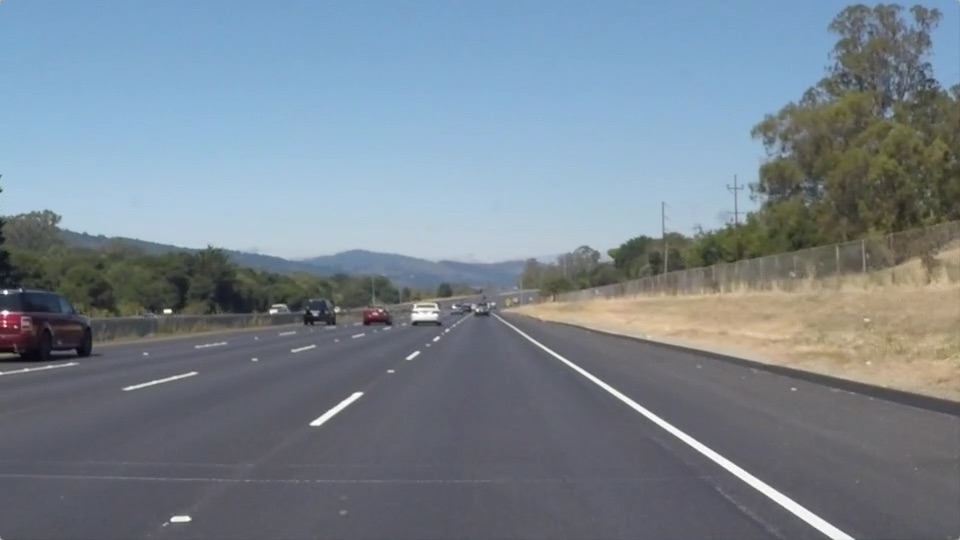
#> input picture test_images/solidWhiteRight.jpg, 960 x 540 px
$ python carLanes.py
#> lines starting #> are read from the running program, lines starting #| are printed output that depends on the picture; after the words box and inside, x2 and y2 are one past the last pixel; in counts of white or black regions, pixels touching at a corner belong together

# coding: utf-8

# # **Finding Lane Lines on the Road**
# ***
# In this project, you will use the tools you learned about in the lesson to identify lane lines on the road.  You can develop your pipeline on a series of individual images, and later apply the result to a video stream (really just a series of images). Check out the video clip "raw-lines-example.mp4" (also contained in this repository) to see what the output should look like after using the helper functions below.
#
# Once you have a result that looks roughly like "raw-lines-example.mp4", you'll need to get creative and try to average and/or extrapolate the line segments you've detected to map out the full extent of the lane lines.  You can see an example of the result you're going for in the video "P1_example.mp4".  Ultimately, you would like to draw just one line for the left side of the lane, and one for the right.
#
# ---
# Let's have a look at our first image called 'test_images/solidWhiteRight.jpg'.  Run the 2 cells below (hit Shift-Enter or the "play" button above) to display the image.
#
# **Note** If, at any point, you encounter frozen display windows or other confounding issues, you can always start again with a clean slate by going to the "Kernel" menu above and selecting "Restart & Clear Output".
#
# ---

# **The tools you have are color selection, region of interest selection, grayscaling, Gaussian smoothing, Canny Edge Detection and Hough Tranform line detection.  You  are also free to explore and try other techniques that were not presented in the lesson.  Your goal is piece together a pipeline to detect the line segments in the image, then average/extrapolate them and draw them onto the image for display (as below).  Once you have a working pipeline, try it out on the video stream below.**
#
# ---
#
# <figure>
#  <img src="line-segments-example.jpg" width="380" alt="Combined Image" />
#  <figcaption>
#  <p></p>
#  <p style="text-align: center;"> Your output should look something like this (above) after detecting line segments using the helper functions below </p>
#  </figcaption>
# </figure>
#  <p></p>
# <figure>
#  <img src="laneLines_thirdPass.jpg" width="380" alt="Combined Image" />
#  <figcaption>
#  <p></p>
#  <p style="text-align: center;"> Your goal is to connect/average/extrapolate line segments to get output like this</p>
#  </figcaption>
# </figure>

# In[27]:

#importing some useful packages
import matplotlib.pyplot as plt
import matplotlib.image as mpimg
import numpy as np
import cv2
#get_ipython().magic('matplotlib inline')


# In[28]:

#reading in an image
image = mpimg.imread('test_images/solidWhiteRight.jpg')
#> image is the input picture: shape (540, 960, 3); mean R, G, B 120.3, 132.6, 143.7
#printing out some stats and plotting
print('This image is:', type(image), 'with dimesions:', image.shape)
#| This image is: <class 'numpy.ndarray'> with dimesions: (540, 960, 3)
plt.imshow(image)  #call as plt.imshow(gray, cmap='gray') to show a grayscaled image


# **Some OpenCV functions (beyond those introduced in the lesson) that might be useful for this project are:**
#
# `cv2.inRange()` for color selection
# `cv2.fillPoly()` for regions selection
# `cv2.line()` to draw lines on an image given endpoints
# `cv2.addWeighted()` to coadd / overlay two images
# `cv2.cvtColor()` to grayscale or change color
# `cv2.imwrite()` to output images to file
# `cv2.bitwise_and()` to apply a mask to an image
#
# **Check out the OpenCV documentation to learn about these and discover even more awesome functionality!**

# Below are some helper functions to help get you started. They should look familiar from the lesson!

# In[52]:

import math

def grayscale(img):
    """Applies the Grayscale transform
    This will return an image with only one color channel
    but NOTE: to see the returned image as grayscale
    you should call plt.imshow(gray, cmap='gray')"""
    return cv2.cvtColor(img, cv2.COLOR_RGB2GRAY)
    # Or use BGR2GRAY if you read an image with cv2.imread()
    # return cv2.cvtColor(img, cv2.COLOR_BGR2GRAY)

def canny(img, low_threshold, high_threshold):
    """Applies the Canny transform"""
    return cv2.Canny(img, low_threshold, high_threshold)

def gaussian_blur(img, kernel_size):
    """Applies a Gaussian Noise kernel"""
    return cv2.GaussianBlur(img, (kernel_size, kernel_size), 0)

def region_of_interest(img, vertices):
    """
    Applies an image mask.

    Only keeps the region of the image defined by the polygon
    formed from `vertices`. The rest of the image is set to black.
    """
    #defining a blank mask to start with
    mask = np.zeros_like(img)

    #defining a 3 channel or 1 channel color to fill the mask with depending on the input image
    if len(img.shape) > 2:
        channel_count = img.shape[2]  # i.e. 3 or 4 depending on your image
        ignore_mask_color = (255,) * channel_count
    else:
        ignore_mask_color = 255

    #filling pixels inside the polygon defined by "vertices" with the fill color
    cv2.fillPoly(mask, vertices, ignore_mask_color)

    #returning the image only where mask pixels are nonzero
    masked_image = cv2.bitwise_and(img, mask)
    return masked_image


def draw_lines(img, lines, color=[255, 0, 0], thickness=10):
    """
    NOTE: this is the function you might want to use as a starting point once you want to
    average/extrapolate the line segments you detect to map out the full
    extent of the lane (going from the result shown in raw-lines-example.mp4
    to that shown in P1_example.mp4).

    Think about things like separating line segments by their
    slope ((y2-y1)/(x2-x1)) to decide which segments are part of the left
    line vs. the right line.  Then, you can average the position of each of
    the lines and extrapolate to the top and bottom of the lane.

    This function draws `lines` with `color` and `thickness`.
    Lines are drawn on the image inplace (mutates the image).
    If you want to make the lines semi-transparent, think about combining
    this function with the weighted_img() function below
    """
    imshape = img.shape

    # these variables represent the y-axis coordinates to which the line will be extrapolated to
    ymin_global = img.shape[0]
    ymax_global = img.shape[0]

    # left lane line variables
    all_left_grad = []
    all_left_y = []
    all_left_x = []

    # right lane line variables
    all_right_grad = []
    all_right_y = []
    all_right_x = []

    for line in lines:
        for x1,y1,x2,y2 in line:
            gradient, intercept = np.polyfit((x1,x2), (y1,y2), 1)
            ymin_global = min(min(y1, y2), ymin_global)

            if (gradient > 0):
                all_left_grad += [gradient]
                all_left_y += [y1, y2]
                all_left_x += [x1, x2]
            else:
                all_right_grad += [gradient]
                all_right_y += [y1, y2]
                all_right_x += [x1, x2]

    left_mean_grad = np.mean(all_left_grad)
    left_y_mean = np.mean(all_left_y)
    left_x_mean = np.mean(all_left_x)
    left_intercept = left_y_mean - (left_mean_grad * left_x_mean)

    right_mean_grad = np.mean(all_right_grad)
    right_y_mean = np.mean(all_right_y)
    right_x_mean = np.mean(all_right_x)
    right_intercept = right_y_mean - (right_mean_grad * right_x_mean)

    # Make sure we have some points in each lane line category
    if ((len(all_left_grad) > 0) and (len(all_right_grad) > 0)):
        upper_left_x = int((ymin_global - left_intercept) / left_mean_grad)
        lower_left_x = int((ymax_global - left_intercept) / left_mean_grad)
        upper_right_x = int((ymin_global - right_intercept) / right_mean_grad)
        lower_right_x = int((ymax_global - right_intercept) / right_mean_grad)

        cv2.line(img, (upper_left_x, ymin_global), (lower_left_x, ymax_global), color, thickness)
        cv2.line(img, (upper_right_x, ymin_global), (lower_right_x, ymax_global), color, thickness)

def hough_lines(img, rho, theta, threshold, min_line_len, max_line_gap):
    """
    `img` should be the output of a Canny transform.

    Returns an image with hough lines drawn.
    """
    lines = cv2.HoughLinesP(img, rho, theta, threshold, np.array([]), minLineLength=min_line_len, maxLineGap=max_line_gap)
    line_img = np.zeros((*img.shape, 3), dtype=np.uint8)
    draw_lines(line_img, lines)
    return line_img

# Python 3 has support for cool math symbols.

def weighted_img(img, initial_img, α=0.8, β=1., λ=0.):
    """
    `img` is the output of the hough_lines(), An image with lines drawn on it.
    Should be a blank image (all black) with lines drawn on it.

    `initial_img` should be the image before any processing.

    The result image is computed as follows:

    initial_img * α + img * β + λ
    NOTE: initial_img and img must be the same shape!
    """
    return cv2.addWeighted(initial_img, α, img, β, λ)


def identify_mark_lane(image):
    gray = grayscale(image)
    blur_gray = gaussian_blur(gray, 5)
    edges = canny(blur_gray, 50, 150)
    imshape = image.shape
    vertices = np.array([[(150,imshape[0]),(420, 325), (550, 325), (900,imshape[0])]], dtype=np.int32)
    # vertices = np.array([[420, 330], [550, 330], [900, 540], [150, 540]], dtype='int32')
    masked_edges = region_of_interest(edges, vertices)
    lines = hough_lines(masked_edges, 5, np.pi/180, 15, 35, 20)
    color_edges = weighted_img(lines, image, 0.9, 3, 0)
    return color_edges


# ## Test on Images
#
# Now you should build your pipeline to work on the images in the directory "test_images"
# **You should make sure your pipeline works well on these images before you try the videos.**

# In[53]:

import os

def show_color_edges(img):
    image = mpimg.imread("test_images/" + img)
    print(img)
    color_edges = identify_mark_lane(image)
    #plt.imshow(color_edges)
    cv2.imwrite(img, color_edges)

test_images = os.listdir("test_images/")
show_color_edges(test_images[0])
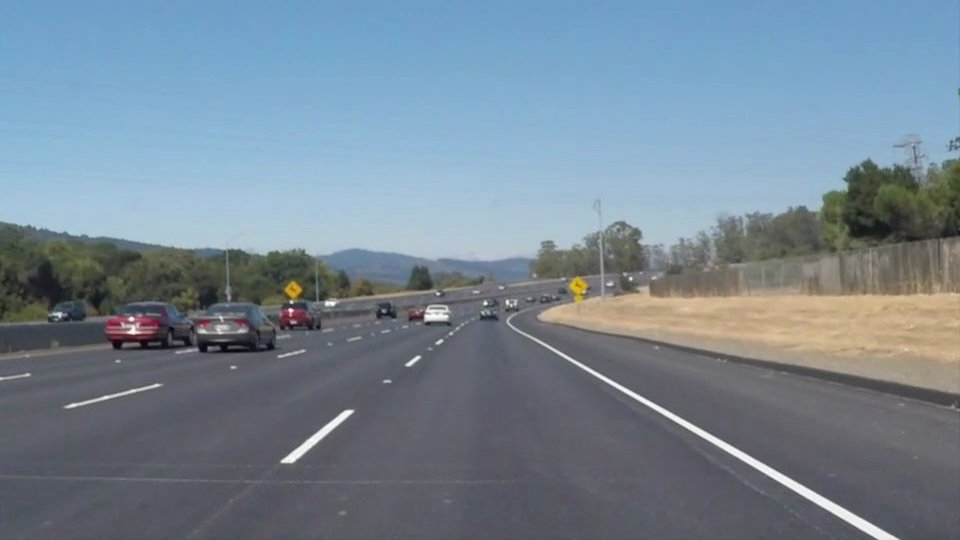
#> input picture test_images/solidWhiteCurve.jpg, 960 x 540 px
#> in show_color_edges, image is the input picture: shape (540, 960, 3); mean R, G, B 118.5, 134.5, 148.1
#> in canny, `return cv2.Canny(img, low_threshold, high_threshold)`:
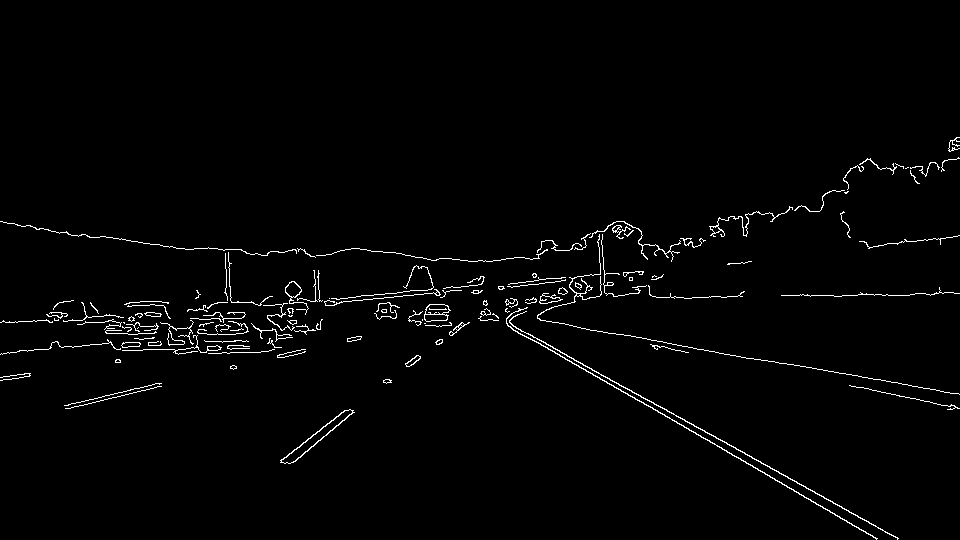
#> returned value: shape (540, 960); 1.7% white in thin lines or dots, all inside (x1, y1, x2, y2) = (0, 137, 960, 540)
#> in region_of_interest, `cv2.fillPoly(mask, vertices, ignore_mask_color)`: mask: shape (540, 960); 18.3% white; 1 white region, box (x1, y1, x2, y2) and area: (151, 325, 900, 540) 94695
#> in region_of_interest, `masked_image = cv2.bitwise_and(img, mask)`:
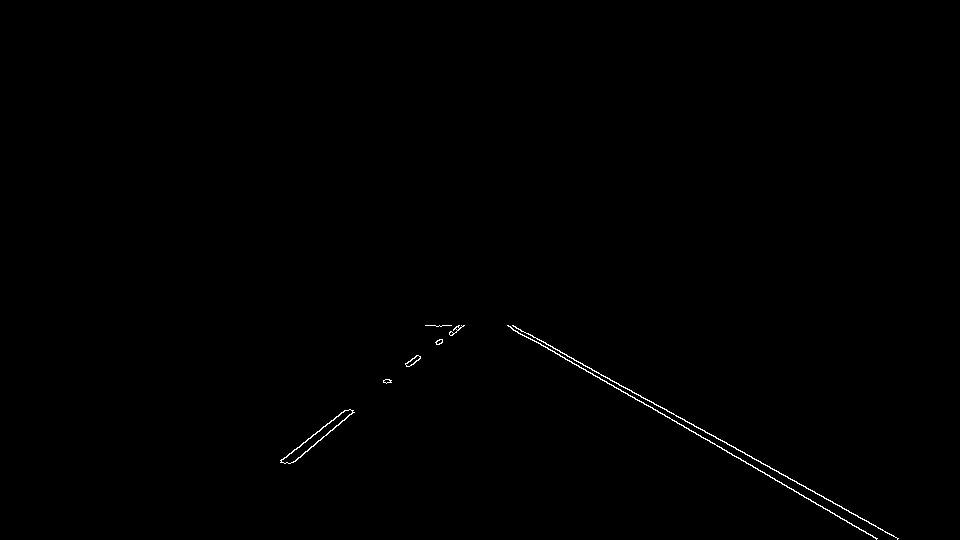
#> masked_image: shape (540, 960); 0.31% white in thin lines or dots, all inside (x1, y1, x2, y2) = (280, 325, 899, 540)
#> in hough_lines, `lines = cv2.HoughLinesP(img, rho, theta, threshold, np.array([]), minL..`: lines = [[716, 438, 805, 486], [508, 325, 877, 538], [290, 463, 353, 412], [307, 439, 346, 410], [806, 487, 849, 512], [512, 325, 573, 358], [383, 381, 458, 330], [293, 462, 344, 420], [280, 460, 325, 426], [513, 325, 859, 517], [677, 423, 876, 538], [282, 459, 319, 431]]
#> the loop in draw_lines, `for line in lines:` made 12 passes
#> after the loop in draw_lines, `for line in lines:`: all_left_grad = [0.539, 0.577, 0.581, 0.541, 0.555, 0.578]; all_left_x = [716, 805, 508, 877, 806, 849, 512, 573, 513, 859, 677, 876]; all_left_y = [438, 486, 325, 538, 487, 512, 325, 358, 325, 517, 423, 538]; all_right_grad = [-0.81, -0.744, -0.68, -0.824, -0.756, -0.757]; all_right_x = [290, 353, 307, 346, 383, 458, 293, 344, 280, 325, 282, 319]; all_right_y = [463, 412, 439, 410, 381, 330, 462, 420, 460, 426, 459, 431]
#> in draw_lines, `left_mean_grad = np.mean(all_left_grad)`: left_mean_grad = 0.562
#> in draw_lines, `left_y_mean = np.mean(all_left_y)`: left_y_mean = 439.3
#> in draw_lines, `left_x_mean = np.mean(all_left_x)`: left_x_mean = 714.2
#> in draw_lines, `left_intercept = left_y_mean - (left_mean_grad * left_x_mean)`: left_intercept = 37.96
#> in draw_lines, `right_mean_grad = np.mean(all_right_grad)`: right_mean_grad = -0.761
#> in draw_lines, `right_y_mean = np.mean(all_right_y)`: right_y_mean = 424.4
#> in draw_lines, `right_x_mean = np.mean(all_right_x)`: right_x_mean = 331.7
#> in draw_lines, `right_intercept = right_y_mean - (right_mean_grad * right_x_mean)`: right_intercept = 677
#> in draw_lines, `upper_left_x = int((ymin_global - left_intercept) / left_mean_grad)`: upper_left_x = 510
#> in draw_lines, `lower_left_x = int((ymax_global - left_intercept) / left_mean_grad)`: lower_left_x = 893
#> in draw_lines, `upper_right_x = int((ymin_global - right_intercept) / right_mean_grad)`: upper_right_x = 462
#> in draw_lines, `lower_right_x = int((ymax_global - right_intercept) / right_mean_grad)`: lower_right_x = 179
#> in draw_lines, `cv2.line(img, (upper_right_x, ymin_global), (lower_right_x, ymax_globa..`:
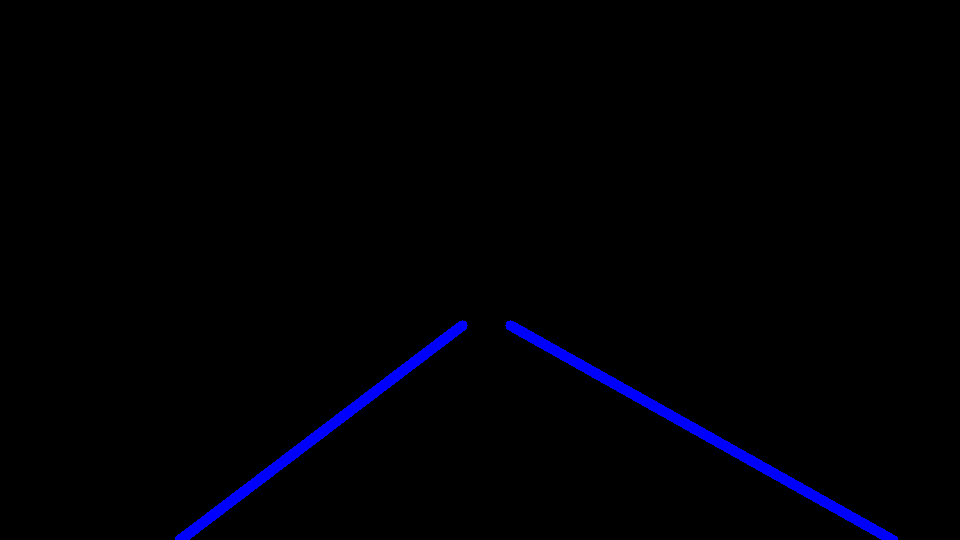
#> img: shape (540, 960, 3); mean of channels 0, 1, 2 4.1, 0, 0; drawn as B, G, R
#> in weighted_img, `return cv2.addWeighted(initial_img, α, img, β, λ)`:
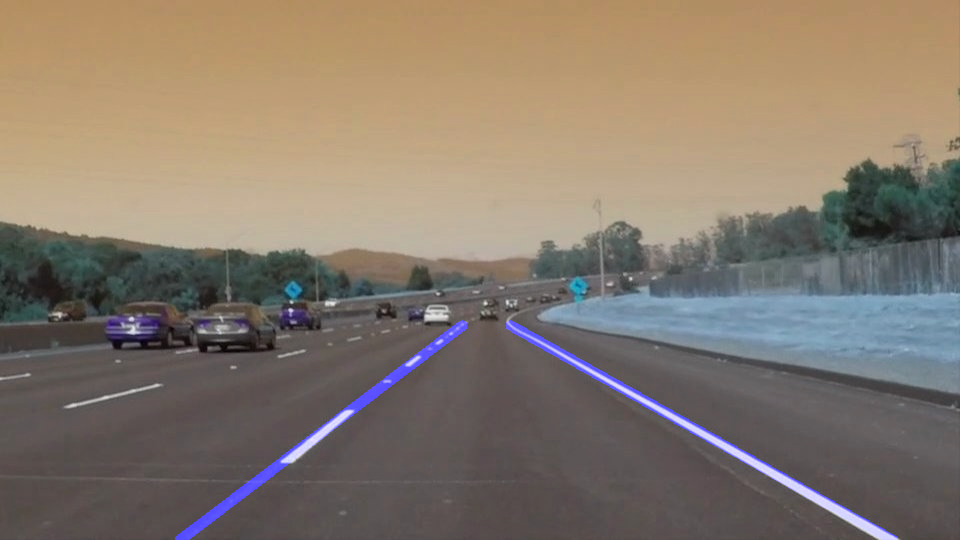
#> returned value: shape (540, 960, 3); mean of channels 0, 1, 2 108.6, 121, 133.3; drawn as B, G, R
show_color_edges(test_images[1])
#> call 2 of show_color_edges, with img = 'solidWhiteCurve_solution.jpg'
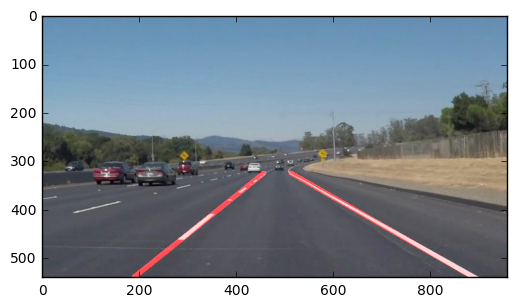
#> input picture test_images/solidWhiteCurve_solution.jpg, 517 x 307 px
#> in show_color_edges, image is the input picture: shape (307, 517, 4) float32; mean R, G, B, A 0.534, 0.57, 0.606, 0.776
#> call 2 of gaussian_blur, with kernel_size = 5
#> in gaussian_blur (call 2), `return cv2.GaussianBlur(img, (kernel_size, kernel_size), 0)`:
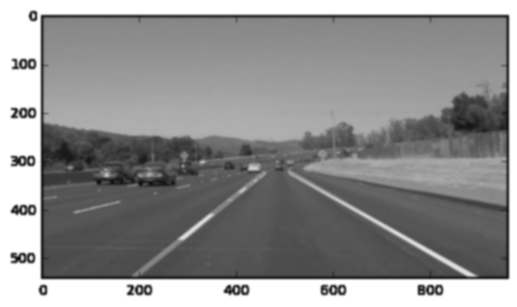
#> returned value: shape (307, 517) float32; min 0.0391, max 1, mean 0.564
#> (the run stopped early here; a loop or call above may not have finished)
